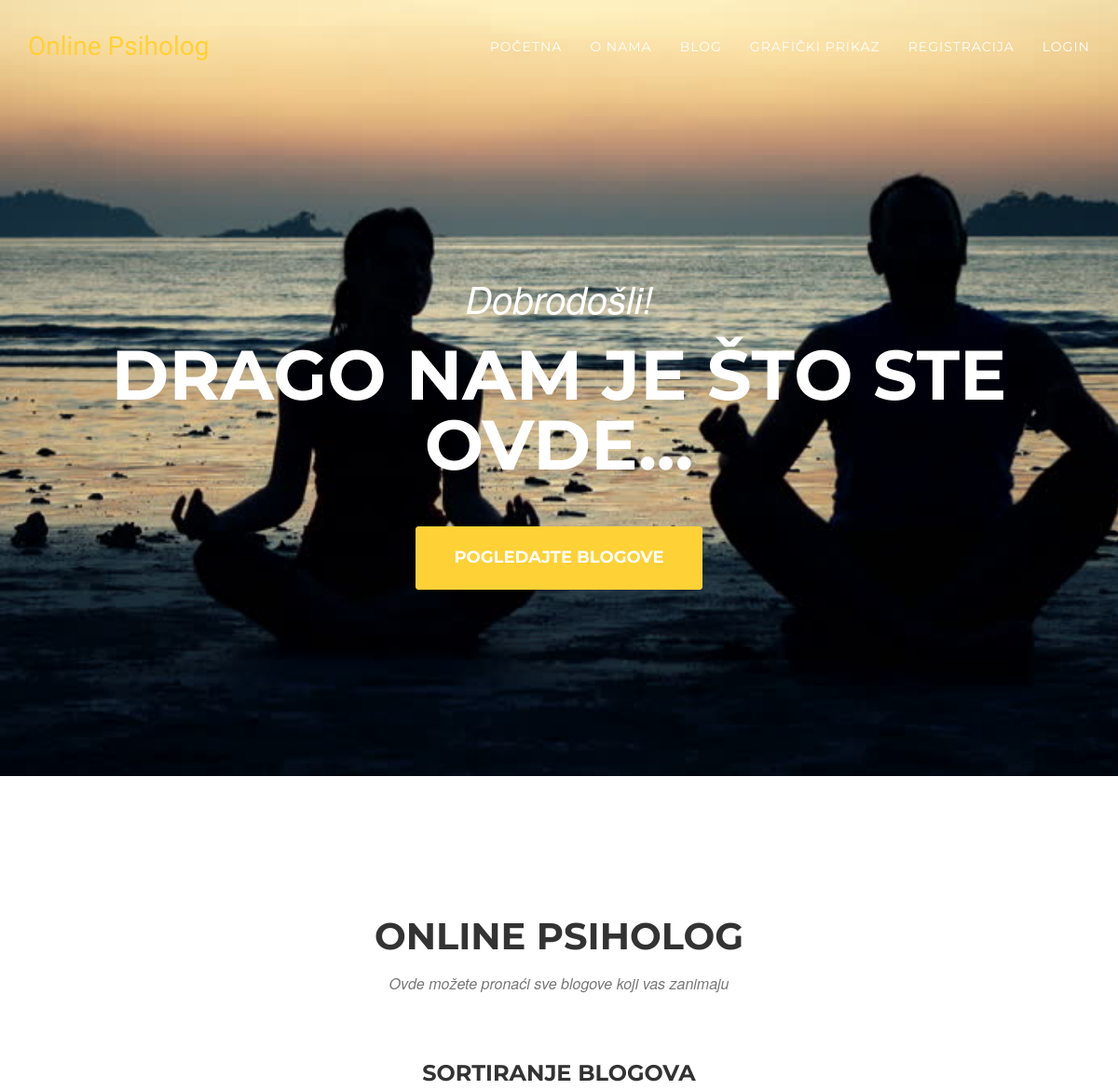
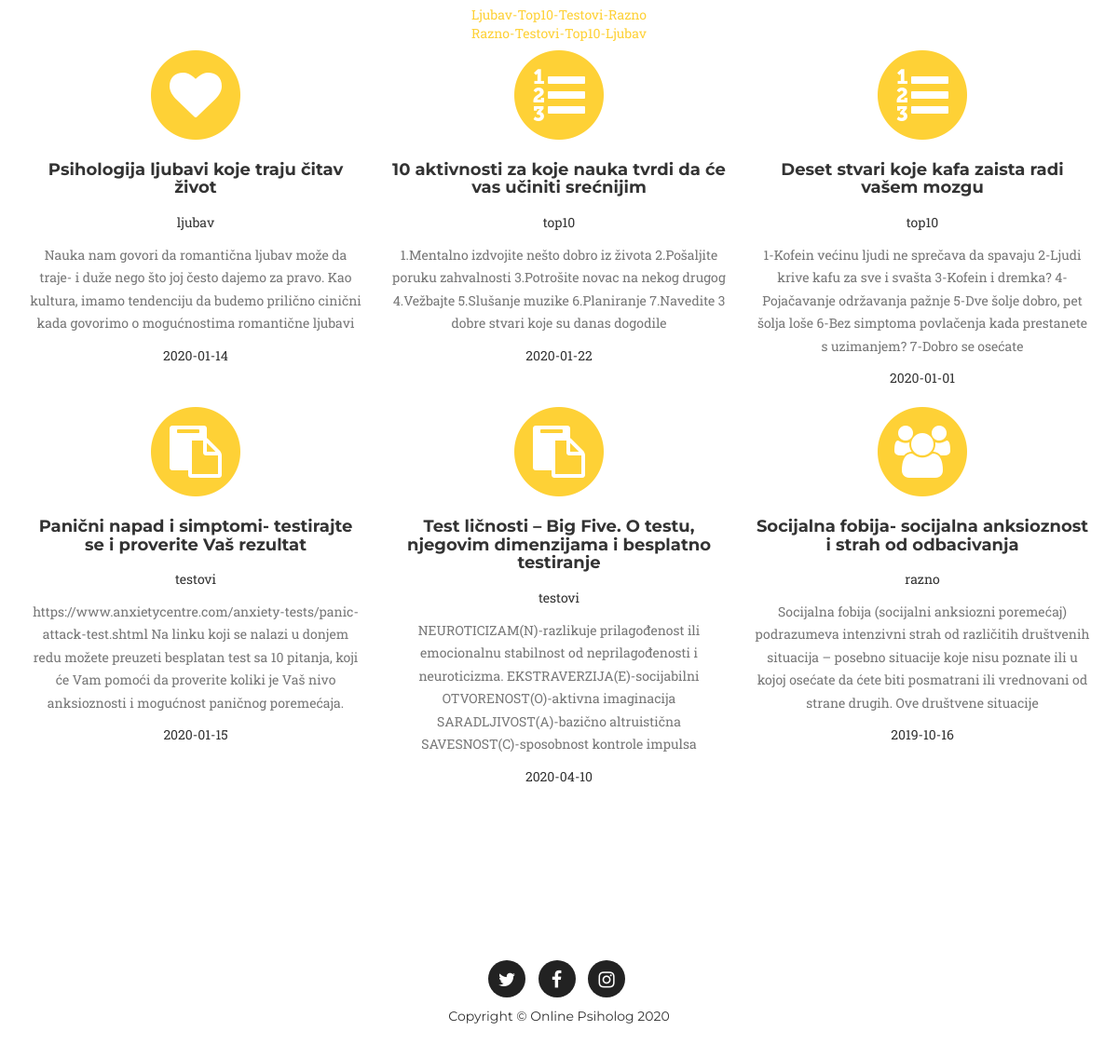
/blogovi.php, run on the app's committed database (2 pictures, top to bottom).
### tables this page shows
CREATE TABLE IF NOT EXISTS `blog` (
  `blogID` int(11) NOT NULL AUTO_INCREMENT,
  `tipID` int(11) NOT NULL,
  `naslov` varchar(255) NOT NULL,
  `opis` varchar(255) NOT NULL,
  `datum` date NOT NULL,
  PRIMARY KEY (`blogID`),
  KEY `tipID_fk` (`tipID`)
);

CREATE TABLE IF NOT EXISTS `tip` (
  `tipID` int(11) NOT NULL,
  `nazivTipa` varchar(255) NOT NULL,
  `slikica` varchar(255) NOT NULL,
  PRIMARY KEY (`tipID`)
);

### database.php (called while the page is built, shortened)
<?php
class MysqliDb
{
    protected $_mysqli;
    protected $_query;
    public function __construct($host, $username, $password, $db, $port = NULL)
    {
        if($port == NULL)
            $port = ini_get('mysqli.default_port');
        $this->_mysqli = new mysqli($host, $username, $password, $db, $port)
            or die('There was a problem connecting to the database');
        $this->_mysqli->set_charset('utf8');
    }
    protected function reset()
    {
        $this->_query = null;
    }
    public function rawQuery($query, $bindParams = null)
    {
        $this->_query = filter_var($query, FILTER_SANITIZE_STRING);
        $stmt = $this->_prepareQuery();
        $stmt->execute();
        return $this->_dynamicBindResults($stmt);
    }
    protected function _dynamicBindResults(mysqli_stmt $stmt)
    {
        $parameters = array();
        $results = array();
        $meta = $stmt->result_metadata();
        $row = array();
        while ($field = $meta->fetch_field()) {
            $row[$field->name] = null;
            $parameters[] = & $row[$field->name];
        }
        call_user_func_array(array($stmt, 'bind_result'), $parameters);
        while ($stmt->fetch()) {
            $x = array();
            foreach ($row as $key => $val) {
                $x[$key] = $val;
            }
            array_push($results, $x);
        }
        return $results;
    }
    protected function _prepareQuery()
    {
        if (!$stmt = $this->_mysqli->prepare($this->_query)) {
            trigger_error("Problem preparing query ($this->_query) " . $this->_mysqli->error, E_USER_ERROR);
        }
        return $stmt;
    }
}

### konekcija.php (called while the page is built, shortened)
<?php
require('database.php');
$db = new MysqliDb('localhost','root','','seminarskipsiholog');
?>

### blogovi.php (the view, shortened to what this page needs)
<?php
	include("konekcija.php");
	$sort='order by t.tipID asc';
 ?>
<!DOCTYPE html>
<html lang="en">
<?php include("header.php"); ?>
<body id="page-top" class="index">
    <?php include("menu.php"); ?>
    <header>
        <div class="container">
            <div class="intro-text">
                <div class="intro-lead-in">Dobrodošli!</div>
                <div class="intro-heading">Drago nam je što ste ovde...</div>
                <a href="vizuelizacija.php#psihologDanas" class="page-scroll btn btn-xl">Pogledajte blogove</a>
            </div>
        </div>
    </header>
    <section id="psihologDanas">
        <div class="container">
            <div class="row">
                <div class="col-lg-12 text-center">
                    <h2 class="section-heading">Online psiholog</h2>
                    <h3 class="section-subheading text-muted">Ovde možete pronaći sve blogove koji vas zanimaju</h3>
					<h3> Sortiranje blogova</h3>
					<a href='blogovi.php?sort=rastuce'>Ljubav-Top10-Testovi-Razno</a><br>
					<a href='blogovi.php?sort=opadajuce'>Razno-Testovi-Top10-Ljubav</a>
				</div>
            </div>
            <div class="row text-center">
				<?php
					$blogovi = $db->rawQuery("select * from blog b join tip t on b.tipID=t.tipID ".$sort);
					foreach($blogovi as $blog):
				?>
                <div class="col-md-4">
                    <span class="fa-stack fa-4x">
                        <i class="fa fa-circle fa-stack-2x text-primary"></i>
                        <i class="fa fa-<?php echo($blog['slikica']); ?> fa-stack-1x fa-inverse"></i>
                    </span>
                    <h4 class="service-heading"><?php echo($blog['naslov']); ?></h4>
					<p><?php echo($blog['nazivTipa']); ?></p>
					<p class="text-muted"><?php echo($blog['opis']); ?></p>
					<p><?php echo($blog['datum']); ?></p>
                </div>
                <?php endforeach; ?>
            </div>
        </div>
    </section>
    <?php include("footer.php"); ?>
</body>
</html>

### css/psiholozi.css (style rules this page uses)
body { overflow-x: hidden; font-family: "Roboto Slab", "Helvetica Neue", Helvetica, Arial, sans-serif; }
.text-muted { color: #777777; }
.text-primary { color: #fed136; }
p { font-size: 14px; line-height: 1.75; }
a, a:hover, a:focus, a:active, a.active { outline: none; }
a { color: #fed136; }
h1, h2, h3, h4, h5, h6 { font-family: "Montserrat", "Helvetica Neue", Helvetica, Arial, sans-serif; text-transform: uppercase; font-weight: 700; }
.btn-xl { color: white; background-color: #fed136; border-color: #fed136; font-family: "Montserrat", "Helvetica Neue", Helvetica, Arial, sans-serif; text-transform: uppercase; font-weight: 700; border-radius: 3px; font-size: 18px; padding: 20px 40px; }
header { background-image: url('../img/1.jpg'); background-repeat: no-repeat; background-attachment: scroll; background-position: center center; -webkit-background-size: cover; -moz-background-size: cover; background-size: cover; -o-background-size: cover; text-align: center; color: white; }
header .intro-text { padding-top: 100px; padding-bottom: 50px; }
header .intro-text .intro-lead-in { font-family: "Droid Serif", "Helvetica Neue", Helvetica, Arial, sans-serif; font-style: italic; font-size: 22px; line-height: 22px; margin-bottom: 25px; }
header .intro-text .intro-heading { font-family: "Montserrat", "Helvetica Neue", Helvetica, Arial, sans-serif; text-transform: uppercase; font-weight: 700; font-size: 50px; line-height: 50px; margin-bottom: 25px; }
@media (min-width: 768px) { header .intro-text { padding-top: 300px; padding-bottom: 200px; } }
@media (min-width: 768px) { header .intro-text .intro-lead-in { font-family: "Droid Serif", "Helvetica Neue", Helvetica, Arial, sans-serif; font-style: italic; font-size: 40px; line-height: 40px; margin-bottom: 25px; } }
@media (min-width: 768px) { header .intro-text .intro-heading { font-family: "Montserrat", "Helvetica Neue", Helvetica, Arial, sans-serif; text-transform: uppercase; font-weight: 700; font-size: 75px; line-height: 75px; margin-bottom: 50px; } }
section { padding: 100px 0; }
section h2.section-heading { font-size: 40px; margin-top: 0; margin-bottom: 15px; }
section h3.section-subheading { font-size: 16px; font-family: "Droid Serif", "Helvetica Neue", Helvetica, Arial, sans-serif; text-transform: none; font-style: italic; font-weight: 400; margin-bottom: 75px; }
@media (min-width: 768px) { section { padding: 150px 0; } }
.service-heading { margin: 15px 0; text-transform: none; }
body { webkit-tap-highlight-color: #fed136; }

### data on the page
blog: naslov "Psihologija ljubavi koje traju čitav život", tipID.nazivTipa "ljubav", opis "Nauka nam govori da romantična ljubav može da traje- i duže nego što joj često dajemo za pravo. Kao kultura, imamo tendenciju da budemo prilično cinični kada govorimo o mogućnostima romantične ljubavi", datum "2020-01-14"
blog: naslov "10 aktivnosti za koje nauka tvrdi da će vas učiniti srećnijim", tipID.nazivTipa "top10", opis "1.Mentalno izdvojite nešto dobro iz života 2.Pošaljite poruku zahvalnosti 3.Potrošite novac na nekog drugog 4.Vežbajte 5.Slušanje muzike 6.Planiranje 7.Navedite 3 dobre stvari koje su danas dogodile", datum "2020-01-22"
blog: naslov "Deset stvari koje kafa zaista radi vašem mozgu", tipID.nazivTipa "top10", opis "1-Kofein većinu ljudi ne sprečava da spavaju 2-Ljudi krive kafu za sve i svašta 3-Kofein i dremka? 4-Pojačavanje održavanja pažnje 5-Dve šolje dobro, pet šolja loše 6-Bez simptoma povlačenja kada prestanete s uzimanjem? 7-Dobro se osećate", datum "2020-01-01"
blog: naslov "Panični napad i simptomi- testirajte se i proverite Vaš rezultat", tipID.nazivTipa "testovi", opis "https://www.anxietycentre.com/anxiety-tests/panic-attack-test.shtml Na linku koji se nalazi u donjem redu možete preuzeti besplatan test sa 10 pitanja, koji će Vam pomoći da proverite koliki je Vaš nivo anksioznosti i mogućnost paničnog poremećaja.", datum "2020-01-15"
blog: naslov "Test ličnosti – Big Five. O testu, njegovim dimenzijama i besplatno testiranje", tipID.nazivTipa "testovi", opis "NEUROTICIZAM(N)-razlikuje prilagođenost ili emocionalnu stabilnost od neprilagođenosti i neuroticizma. EKSTRAVERZIJA(E)-socijabilni OTVORENOST(O)-aktivna imaginacija SARADLJIVOST(A)-bazično altruistična SAVESNOST(C)-sposobnost kontrole impulsa", datum "2020-04-10"
blog: naslov "Socijalna fobija- socijalna anksioznost i strah od odbacivanja", tipID.nazivTipa "razno", opis "Socijalna fobija (socijalni anksiozni poremećaj) podrazumeva intenzivni strah od različitih društvenih situacija – posebno situacije koje nisu poznate ili u kojoj osećate da ćete biti posmatrani ili vrednovani od strane drugih. Ove društvene situacije", datum "2019-10-16"
